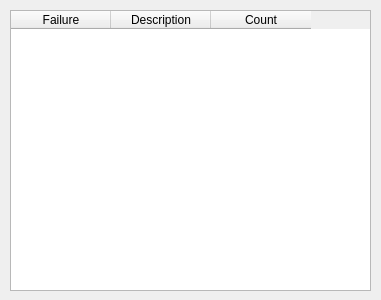
<?xml version="1.0" encoding="UTF-8"?>
<ui version="4.0">
 <class>ProcessResults</class>
 <widget class="QWidget" name="ProcessResults">
  <property name="geometry">
   <rect>
    <x>0</x>
    <y>0</y>
    <width>381</width>
    <height>300</height>
   </rect>
  </property>
  <property name="windowTitle">
   <string>ProcessResults</string>
  </property>
  <widget class="QTableWidget" name="twResults">
   <property name="geometry">
    <rect>
     <x>10</x>
     <y>10</y>
     <width>361</width>
     <height>281</height>
    </rect>
   </property>
   <column>
    <property name="text">
     <string>Failure</string>
    </property>
   </column>
   <column>
    <property name="text">
     <string>Description</string>
    </property>
   </column>
   <column>
    <property name="text">
     <string>Count</string>
    </property>
   </column>
  </widget>
 </widget>
 <layoutdefault spacing="6" margin="11"/>
 <resources/>
 <connections/>
</ui>
